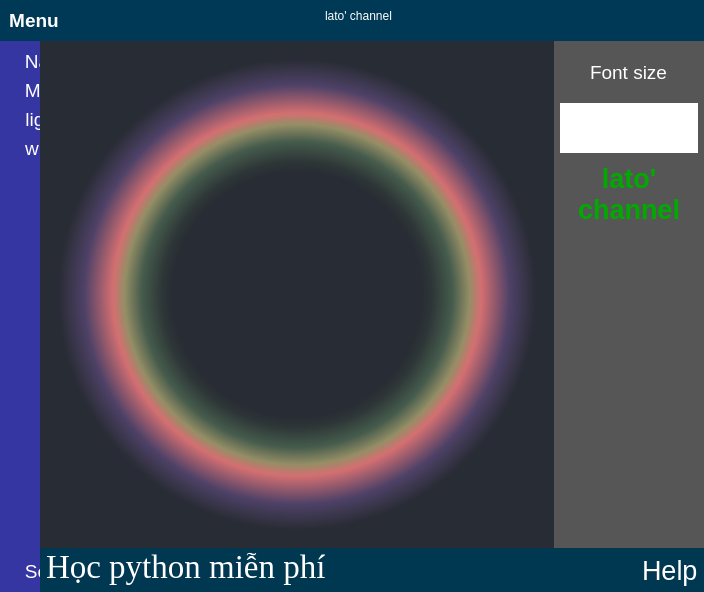
<?xml version="1.0" encoding="UTF-8"?>
<ui version="4.0">
 <class>MainWindow</class>
 <widget class="QMainWindow" name="MainWindow">
  <property name="geometry">
   <rect>
    <x>0</x>
    <y>0</y>
    <width>704</width>
    <height>592</height>
   </rect>
  </property>
  <property name="windowTitle">
   <string>MainWindow</string>
  </property>
  <property name="styleSheet">
   <string notr="true">border: none;</string>
  </property>
  <widget class="QWidget" name="centralwidget">
   <property name="styleSheet">
    <string notr="true">background-color: rgb(40, 44, 52);</string>
   </property>
   <layout class="QVBoxLayout" name="verticalLayout">
    <property name="spacing">
     <number>0</number>
    </property>
    <property name="leftMargin">
     <number>0</number>
    </property>
    <property name="topMargin">
     <number>0</number>
    </property>
    <property name="rightMargin">
     <number>0</number>
    </property>
    <property name="bottomMargin">
     <number>0</number>
    </property>
    <item>
     <widget class="QFrame" name="frame">
      <property name="sizePolicy">
       <sizepolicy hsizetype="Preferred" vsizetype="Minimum">
        <horstretch>0</horstretch>
        <verstretch>0</verstretch>
       </sizepolicy>
      </property>
      <property name="font">
       <font>
        <family>Times New Roman</family>
        <pointsize>20</pointsize>
       </font>
      </property>
      <property name="mouseTracking">
       <bool>false</bool>
      </property>
      <property name="contextMenuPolicy">
       <enum>Qt::DefaultContextMenu</enum>
      </property>
      <property name="styleSheet">
       <string notr="true">background-color: rgb(0, 57, 86);</string>
      </property>
      <property name="frameShape">
       <enum>QFrame::StyledPanel</enum>
      </property>
      <property name="frameShadow">
       <enum>QFrame::Raised</enum>
      </property>
      <layout class="QHBoxLayout" name="horizontalLayout">
       <property name="spacing">
        <number>0</number>
       </property>
       <property name="leftMargin">
        <number>0</number>
       </property>
       <property name="topMargin">
        <number>0</number>
       </property>
       <property name="rightMargin">
        <number>0</number>
       </property>
       <property name="bottomMargin">
        <number>0</number>
       </property>
       <item alignment="Qt::AlignLeft|Qt::AlignTop">
        <widget class="QFrame" name="frame_4">
         <property name="frameShape">
          <enum>QFrame::StyledPanel</enum>
         </property>
         <property name="frameShadow">
          <enum>QFrame::Raised</enum>
         </property>
         <layout class="QHBoxLayout" name="horizontalLayout_4">
          <item>
           <widget class="QPushButton" name="pushButton_4">
            <property name="font">
             <font>
              <pointsize>14</pointsize>
              <bold>true</bold>
             </font>
            </property>
            <property name="mouseTracking">
             <bool>false</bool>
            </property>
            <property name="styleSheet">
             <string notr="true">color: rgb(255, 255, 255);</string>
            </property>
            <property name="text">
             <string>Menu</string>
            </property>
            <property name="icon">
             <iconset resource="image.qrc">
              <normaloff>:/icon/icons/cil-menu.png</normaloff>:/icon/icons/cil-menu.png</iconset>
            </property>
            <property name="iconSize">
             <size>
              <width>25</width>
              <height>25</height>
             </size>
            </property>
           </widget>
          </item>
         </layout>
        </widget>
       </item>
       <item alignment="Qt::AlignHCenter|Qt::AlignTop">
        <widget class="QFrame" name="frame_5">
         <property name="frameShape">
          <enum>QFrame::StyledPanel</enum>
         </property>
         <property name="frameShadow">
          <enum>QFrame::Raised</enum>
         </property>
         <layout class="QHBoxLayout" name="horizontalLayout_3">
          <item alignment="Qt::AlignLeft">
           <widget class="QLabel" name="label">
            <property name="text">
             <string/>
            </property>
            <property name="pixmap">
             <pixmap>:/pics/cil-people.png</pixmap>
            </property>
           </widget>
          </item>
          <item>
           <widget class="QLabel" name="label_2">
            <property name="styleSheet">
             <string notr="true">color: rgb(255, 255, 255);
font: 20pt &quot;Segoe UI&quot;;</string>
            </property>
            <property name="text">
             <string>lato' channel</string>
            </property>
           </widget>
          </item>
         </layout>
        </widget>
       </item>
       <item alignment="Qt::AlignRight|Qt::AlignTop">
        <widget class="QFrame" name="frame_6">
         <property name="maximumSize">
          <size>
           <width>207</width>
           <height>159</height>
          </size>
         </property>
         <property name="styleSheet">
          <string notr="true">border{none}
</string>
         </property>
         <property name="frameShape">
          <enum>QFrame::StyledPanel</enum>
         </property>
         <property name="frameShadow">
          <enum>QFrame::Raised</enum>
         </property>
         <layout class="QHBoxLayout" name="horizontalLayout_2">
          <property name="spacing">
           <number>6</number>
          </property>
          <property name="leftMargin">
           <number>0</number>
          </property>
          <property name="topMargin">
           <number>9</number>
          </property>
          <property name="rightMargin">
           <number>6</number>
          </property>
          <property name="bottomMargin">
           <number>0</number>
          </property>
          <item>
           <widget class="QPushButton" name="pushButton">
            <property name="minimumSize">
             <size>
              <width>24</width>
              <height>24</height>
             </size>
            </property>
            <property name="maximumSize">
             <size>
              <width>61</width>
              <height>24</height>
             </size>
            </property>
            <property name="autoFillBackground">
             <bool>false</bool>
            </property>
            <property name="styleSheet">
             <string notr="true">QPushButton#pushButton {
    color: rgb(255, 255, 255);
}
QPushButton#pushButton:hover {
    background-color: rgb(0, 0, 150);
}

QPushButton#pushButton:pressed {
    background-color: rgb(0, 20, 163);     
}</string>
            </property>
            <property name="text">
             <string/>
            </property>
            <property name="icon">
             <iconset resource="image.qrc">
              <normaloff>:/icon/icons/cil-minus.png</normaloff>:/icon/icons/cil-minus.png</iconset>
            </property>
            <property name="iconSize">
             <size>
              <width>25</width>
              <height>25</height>
             </size>
            </property>
           </widget>
          </item>
          <item>
           <widget class="QPushButton" name="pushButton_2">
            <property name="minimumSize">
             <size>
              <width>24</width>
              <height>24</height>
             </size>
            </property>
            <property name="maximumSize">
             <size>
              <width>62</width>
              <height>24</height>
             </size>
            </property>
            <property name="styleSheet">
             <string notr="true">QPushButton#pushButton_2 {
    color: rgb(255, 255, 255);
}
QPushButton#pushButton_2:hover {
    background-color: rgb(0, 0, 150);
}

QPushButton#pushButton_2:pressed {
    background-color: rgb(0, 20, 163);     
}</string>
            </property>
            <property name="text">
             <string/>
            </property>
            <property name="icon">
             <iconset resource="image.qrc">
              <normaloff>:/icon/icons/cil-window-restore.png</normaloff>:/icon/icons/cil-window-restore.png</iconset>
            </property>
            <property name="iconSize">
             <size>
              <width>25</width>
              <height>25</height>
             </size>
            </property>
           </widget>
          </item>
          <item>
           <widget class="QPushButton" name="pushButton_3">
            <property name="enabled">
             <bool>true</bool>
            </property>
            <property name="minimumSize">
             <size>
              <width>24</width>
              <height>24</height>
             </size>
            </property>
            <property name="maximumSize">
             <size>
              <width>61</width>
              <height>24</height>
             </size>
            </property>
            <property name="mouseTracking">
             <bool>true</bool>
            </property>
            <property name="layoutDirection">
             <enum>Qt::LeftToRight</enum>
            </property>
            <property name="styleSheet">
             <string notr="true">QPushButton#pushButton_3 {
    color: rgb(255, 255, 255);
}
QPushButton#pushButton_3:hover {
    background-color: rgb(255, 0, 0);
}

QPushButton#pushButton_3:pressed {
    background-color: rgb(0, 20, 163);     
}</string>
            </property>
            <property name="text">
             <string/>
            </property>
            <property name="icon">
             <iconset resource="image.qrc">
              <normaloff>:/icon/icons/cil-x.png</normaloff>:/icon/icons/cil-x.png</iconset>
            </property>
            <property name="iconSize">
             <size>
              <width>25</width>
              <height>25</height>
             </size>
            </property>
           </widget>
          </item>
         </layout>
        </widget>
       </item>
      </layout>
     </widget>
    </item>
    <item>
     <widget class="QFrame" name="frame_2">
      <property name="sizePolicy">
       <sizepolicy hsizetype="Preferred" vsizetype="Expanding">
        <horstretch>0</horstretch>
        <verstretch>0</verstretch>
       </sizepolicy>
      </property>
      <property name="minimumSize">
       <size>
        <width>40</width>
        <height>0</height>
       </size>
      </property>
      <property name="mouseTracking">
       <bool>false</bool>
      </property>
      <property name="frameShape">
       <enum>QFrame::StyledPanel</enum>
      </property>
      <property name="frameShadow">
       <enum>QFrame::Raised</enum>
      </property>
      <layout class="QHBoxLayout" name="horizontalLayout_8">
       <property name="spacing">
        <number>0</number>
       </property>
       <property name="leftMargin">
        <number>0</number>
       </property>
       <property name="topMargin">
        <number>0</number>
       </property>
       <property name="rightMargin">
        <number>0</number>
       </property>
       <property name="bottomMargin">
        <number>0</number>
       </property>
       <item>
        <widget class="QFrame" name="frame_9">
         <property name="sizePolicy">
          <sizepolicy hsizetype="Minimum" vsizetype="Preferred">
           <horstretch>0</horstretch>
           <verstretch>0</verstretch>
          </sizepolicy>
         </property>
         <property name="minimumSize">
          <size>
           <width>0</width>
           <height>0</height>
          </size>
         </property>
         <property name="maximumSize">
          <size>
           <width>40</width>
           <height>16777215</height>
          </size>
         </property>
         <property name="styleSheet">
          <string notr="true">background-color: rgb(54, 54, 163);</string>
         </property>
         <property name="frameShape">
          <enum>QFrame::StyledPanel</enum>
         </property>
         <property name="frameShadow">
          <enum>QFrame::Raised</enum>
         </property>
         <layout class="QVBoxLayout" name="verticalLayout_3">
          <property name="spacing">
           <number>0</number>
          </property>
          <property name="leftMargin">
           <number>0</number>
          </property>
          <property name="topMargin">
           <number>0</number>
          </property>
          <property name="rightMargin">
           <number>0</number>
          </property>
          <property name="bottomMargin">
           <number>0</number>
          </property>
          <item>
           <widget class="QFrame" name="frame_12">
            <property name="minimumSize">
             <size>
              <width>220</width>
              <height>0</height>
             </size>
            </property>
            <property name="maximumSize">
             <size>
              <width>220</width>
              <height>16777215</height>
             </size>
            </property>
            <property name="frameShape">
             <enum>QFrame::StyledPanel</enum>
            </property>
            <property name="frameShadow">
             <enum>QFrame::Raised</enum>
            </property>
            <layout class="QVBoxLayout" name="verticalLayout_2">
             <property name="spacing">
              <number>0</number>
             </property>
             <property name="leftMargin">
              <number>0</number>
             </property>
             <property name="topMargin">
              <number>0</number>
             </property>
             <property name="rightMargin">
              <number>0</number>
             </property>
             <property name="bottomMargin">
              <number>0</number>
             </property>
             <item alignment="Qt::AlignLeft|Qt::AlignTop">
              <widget class="QFrame" name="frame_7">
               <property name="frameShape">
                <enum>QFrame::StyledPanel</enum>
               </property>
               <property name="frameShadow">
                <enum>QFrame::Raised</enum>
               </property>
               <layout class="QVBoxLayout" name="verticalLayout_4">
                <item alignment="Qt::AlignLeft">
                 <widget class="QPushButton" name="pushButton_5">
                  <property name="font">
                   <font>
                    <pointsize>14</pointsize>
                   </font>
                  </property>
                  <property name="toolTip">
                   <string>&lt;html&gt;&lt;head/&gt;&lt;body&gt;&lt;p&gt;&lt;span style=&quot; font-size:20pt; color:#ffffff;&quot;&gt;navigate&lt;/span&gt;&lt;/p&gt;&lt;/body&gt;&lt;/html&gt;</string>
                  </property>
                  <property name="styleSheet">
                   <string notr="true">QPushButton#pushButton_5 {
    color: rgb(255, 255, 255);
}
QPushButton#pushButton_5:hover {
    background-color: rgb(0, 54, 163);
}

QPushButton#pushButton_5:pressed {
    background-color: rgb(0, 20, 163);     
}</string>
                  </property>
                  <property name="text">
                   <string>   Navigate</string>
                  </property>
                  <property name="icon">
                   <iconset resource="image.qrc">
                    <normaloff>:/icon/icons/cil-cursor.png</normaloff>:/icon/icons/cil-cursor.png</iconset>
                  </property>
                  <property name="iconSize">
                   <size>
                    <width>25</width>
                    <height>25</height>
                   </size>
                  </property>
                 </widget>
                </item>
                <item alignment="Qt::AlignLeft">
                 <widget class="QPushButton" name="pushButton_6">
                  <property name="font">
                   <font>
                    <pointsize>14</pointsize>
                   </font>
                  </property>
                  <property name="toolTip">
                   <string>&lt;html&gt;&lt;head/&gt;&lt;body&gt;&lt;p&gt;&lt;span style=&quot; font-size:20pt; color:#ffffff;&quot;&gt;mail&lt;/span&gt;&lt;/p&gt;&lt;/body&gt;&lt;/html&gt;</string>
                  </property>
                  <property name="styleSheet">
                   <string notr="true">QPushButton#pushButton_6 {
    color: rgb(255, 255, 255);
}
QPushButton#pushButton_6:hover {
    background-color: rgb(0, 54, 163);
}

QPushButton#pushButton_6:pressed {
    background-color: rgb(0, 20, 163);     
}
</string>
                  </property>
                  <property name="text">
                   <string>   Mail</string>
                  </property>
                  <property name="icon">
                   <iconset resource="image.qrc">
                    <normaloff>:/icon/icons/cil-camera.png</normaloff>:/icon/icons/cil-camera.png</iconset>
                  </property>
                  <property name="iconSize">
                   <size>
                    <width>25</width>
                    <height>25</height>
                   </size>
                  </property>
                 </widget>
                </item>
                <item alignment="Qt::AlignLeft">
                 <widget class="QPushButton" name="pushButton_7">
                  <property name="font">
                   <font>
                    <pointsize>14</pointsize>
                   </font>
                  </property>
                  <property name="toolTip">
                   <string>&lt;html&gt;&lt;head/&gt;&lt;body&gt;&lt;p&gt;&lt;img src=&quot;:/icon/icons/cil-trash.png&quot;/&gt;&lt;span style=&quot; font-size:20pt; color:#ffffff;&quot;&gt;trash bin&lt;/span&gt;&lt;/p&gt;&lt;/body&gt;&lt;/html&gt;</string>
                  </property>
                  <property name="styleSheet">
                   <string notr="true">QPushButton#pushButton_7 {
    color: rgb(255, 255, 255);
}
QPushButton#pushButton_7:hover {
    background-color: rgb(0, 54, 163);
}

QPushButton#pushButton_7:pressed {
    background-color: rgb(0, 20, 163);     
}</string>
                  </property>
                  <property name="text">
                   <string>   light of the night</string>
                  </property>
                  <property name="icon">
                   <iconset resource="image.qrc">
                    <normaloff>:/icon/icons/cil-trash.png</normaloff>:/icon/icons/cil-trash.png</iconset>
                  </property>
                  <property name="iconSize">
                   <size>
                    <width>25</width>
                    <height>25</height>
                   </size>
                  </property>
                 </widget>
                </item>
                <item alignment="Qt::AlignLeft">
                 <widget class="QPushButton" name="pushButton_8">
                  <property name="font">
                   <font>
                    <pointsize>14</pointsize>
                   </font>
                  </property>
                  <property name="toolTip">
                   <string>&lt;html&gt;&lt;head/&gt;&lt;body&gt;&lt;p&gt;&lt;img src=&quot;:/background/pics/anh dep.jpg&quot;/&gt;&lt;span style=&quot; font-size:28pt; color:#ffffff;&quot;&gt;wifi chùa&lt;/span&gt;&lt;/p&gt;&lt;/body&gt;&lt;/html&gt;</string>
                  </property>
                  <property name="styleSheet">
                   <string notr="true">QPushButton#pushButton_8 {
    color: rgb(255, 255, 255);
}
QPushButton#pushButton_8:hover {
    background-color: rgb(0, 54, 163);
}

QPushButton#pushButton_8:pressed {
    background-color: rgb(0, 20, 163);     
}</string>
                  </property>
                  <property name="text">
                   <string>   wifi</string>
                  </property>
                  <property name="icon">
                   <iconset resource="image.qrc">
                    <normaloff>:/icon/icons/cil-rss.png</normaloff>:/icon/icons/cil-rss.png</iconset>
                  </property>
                  <property name="iconSize">
                   <size>
                    <width>25</width>
                    <height>25</height>
                   </size>
                  </property>
                 </widget>
                </item>
               </layout>
              </widget>
             </item>
             <item alignment="Qt::AlignLeft|Qt::AlignBottom">
              <widget class="QFrame" name="frame_8">
               <property name="frameShape">
                <enum>QFrame::StyledPanel</enum>
               </property>
               <property name="frameShadow">
                <enum>QFrame::Raised</enum>
               </property>
               <layout class="QVBoxLayout" name="verticalLayout_5">
                <item>
                 <widget class="QPushButton" name="pushButton_9">
                  <property name="font">
                   <font>
                    <pointsize>14</pointsize>
                   </font>
                  </property>
                  <property name="styleSheet">
                   <string notr="true">color: rgb(255, 255, 255);</string>
                  </property>
                  <property name="text">
                   <string>   Setting</string>
                  </property>
                  <property name="icon">
                   <iconset resource="image.qrc">
                    <normaloff>:/icon/icons/cil-settings.png</normaloff>:/icon/icons/cil-settings.png</iconset>
                  </property>
                  <property name="iconSize">
                   <size>
                    <width>25</width>
                    <height>25</height>
                   </size>
                  </property>
                 </widget>
                </item>
               </layout>
              </widget>
             </item>
            </layout>
           </widget>
          </item>
         </layout>
        </widget>
       </item>
       <item>
        <widget class="QFrame" name="frame_3">
         <property name="frameShape">
          <enum>QFrame::StyledPanel</enum>
         </property>
         <property name="frameShadow">
          <enum>QFrame::Raised</enum>
         </property>
         <layout class="QVBoxLayout" name="verticalLayout_6">
          <property name="spacing">
           <number>0</number>
          </property>
          <property name="leftMargin">
           <number>0</number>
          </property>
          <property name="topMargin">
           <number>0</number>
          </property>
          <property name="rightMargin">
           <number>0</number>
          </property>
          <property name="bottomMargin">
           <number>0</number>
          </property>
          <item>
           <widget class="QFrame" name="frame_10">
            <property name="sizePolicy">
             <sizepolicy hsizetype="Expanding" vsizetype="Expanding">
              <horstretch>0</horstretch>
              <verstretch>0</verstretch>
             </sizepolicy>
            </property>
            <property name="frameShape">
             <enum>QFrame::StyledPanel</enum>
            </property>
            <property name="frameShadow">
             <enum>QFrame::Raised</enum>
            </property>
            <layout class="QHBoxLayout" name="horizontalLayout_6">
             <property name="spacing">
              <number>0</number>
             </property>
             <property name="leftMargin">
              <number>0</number>
             </property>
             <property name="topMargin">
              <number>0</number>
             </property>
             <property name="rightMargin">
              <number>0</number>
             </property>
             <property name="bottomMargin">
              <number>0</number>
             </property>
             <item>
              <widget class="QFrame" name="frame_15">
               <property name="sizePolicy">
                <sizepolicy hsizetype="Expanding" vsizetype="Preferred">
                 <horstretch>0</horstretch>
                 <verstretch>0</verstretch>
                </sizepolicy>
               </property>
               <property name="frameShape">
                <enum>QFrame::StyledPanel</enum>
               </property>
               <property name="frameShadow">
                <enum>QFrame::Raised</enum>
               </property>
               <layout class="QHBoxLayout" name="horizontalLayout_9">
                <item>
                 <widget class="QStackedWidget" name="stackedWidget">
                  <property name="sizePolicy">
                   <sizepolicy hsizetype="Preferred" vsizetype="Preferred">
                    <horstretch>0</horstretch>
                    <verstretch>0</verstretch>
                   </sizepolicy>
                  </property>
                  <property name="currentIndex">
                   <number>0</number>
                  </property>
                  <widget class="QWidget" name="page">
                   <layout class="QVBoxLayout" name="verticalLayout_10">
                    <item>
                     <widget class="QTextEdit" name="textEdit_4">
                      <property name="font">
                       <font>
                        <family>Times New Roman</family>
                        <pointsize>20</pointsize>
                       </font>
                      </property>
                      <property name="styleSheet">
                       <string notr="true">background-color: qradialgradient(spread:pad, cx:0.5, cy:0.5, radius:0.5, fx:0.5, fy:0.5, stop:0 rgba(0, 0, 0, 0), stop:0.52 rgba(0, 0, 0, 0), stop:0.565 rgba(82, 121, 76, 33), stop:0.65 rgba(159, 235, 148, 64), stop:0.721925 rgba(255, 238, 150, 129), stop:0.77 rgba(255, 128, 128, 204), stop:0.89 rgba(191, 128, 255, 64), stop:1 rgba(0, 0, 0, 0));</string>
                      </property>
                      <property name="html">
                       <string>&lt;!DOCTYPE HTML PUBLIC &quot;-//W3C//DTD HTML 4.0//EN&quot; &quot;http://www.w3.org/TR/REC-html40/strict.dtd&quot;&gt;
&lt;html&gt;&lt;head&gt;&lt;meta name=&quot;qrichtext&quot; content=&quot;1&quot; /&gt;&lt;meta charset=&quot;utf-8&quot; /&gt;&lt;style type=&quot;text/css&quot;&gt;
p, li { white-space: pre-wrap; }
&lt;/style&gt;&lt;/head&gt;&lt;body style=&quot; font-family:'Times New Roman'; font-size:20pt; font-weight:400; font-style:normal;&quot;&gt;
&lt;p style=&quot;-qt-paragraph-type:empty; margin-top:0px; margin-bottom:0px; margin-left:0px; margin-right:0px; -qt-block-indent:0; text-indent:0px; font-size:5pt;&quot;&gt;&lt;br /&gt;&lt;/p&gt;&lt;/body&gt;&lt;/html&gt;</string>
                      </property>
                     </widget>
                    </item>
                   </layout>
                  </widget>
                  <widget class="QWidget" name="page_2">
                   <widget class="QLabel" name="label_8">
                    <property name="geometry">
                     <rect>
                      <x>110</x>
                      <y>100</y>
                      <width>211</width>
                      <height>241</height>
                     </rect>
                    </property>
                    <property name="font">
                     <font>
                      <pointsize>30</pointsize>
                     </font>
                    </property>
                    <property name="text">
                     <string>page 2</string>
                    </property>
                   </widget>
                  </widget>
                  <widget class="QWidget" name="page_3">
                   <widget class="QLabel" name="label_7">
                    <property name="geometry">
                     <rect>
                      <x>120</x>
                      <y>90</y>
                      <width>211</width>
                      <height>241</height>
                     </rect>
                    </property>
                    <property name="font">
                     <font>
                      <pointsize>30</pointsize>
                     </font>
                    </property>
                    <property name="text">
                     <string>page 3</string>
                    </property>
                   </widget>
                  </widget>
                  <widget class="QWidget" name="page_4">
                   <widget class="QLabel" name="label_5">
                    <property name="geometry">
                     <rect>
                      <x>70</x>
                      <y>70</y>
                      <width>211</width>
                      <height>241</height>
                     </rect>
                    </property>
                    <property name="font">
                     <font>
                      <pointsize>30</pointsize>
                     </font>
                    </property>
                    <property name="text">
                     <string>page 4</string>
                    </property>
                   </widget>
                  </widget>
                 </widget>
                </item>
               </layout>
              </widget>
             </item>
             <item>
              <widget class="QFrame" name="frame_16">
               <property name="sizePolicy">
                <sizepolicy hsizetype="Minimum" vsizetype="Preferred">
                 <horstretch>0</horstretch>
                 <verstretch>0</verstretch>
                </sizepolicy>
               </property>
               <property name="minimumSize">
                <size>
                 <width>0</width>
                 <height>0</height>
                </size>
               </property>
               <property name="maximumSize">
                <size>
                 <width>150</width>
                 <height>16777215</height>
                </size>
               </property>
               <property name="styleSheet">
                <string notr="true">background-color: rgb(86, 86, 86);</string>
               </property>
               <property name="frameShape">
                <enum>QFrame::StyledPanel</enum>
               </property>
               <property name="frameShadow">
                <enum>QFrame::Raised</enum>
               </property>
               <layout class="QVBoxLayout" name="verticalLayout_9">
                <property name="spacing">
                 <number>6</number>
                </property>
                <property name="leftMargin">
                 <number>6</number>
                </property>
                <property name="topMargin">
                 <number>6</number>
                </property>
                <property name="rightMargin">
                 <number>6</number>
                </property>
                <property name="bottomMargin">
                 <number>6</number>
                </property>
                <item alignment="Qt::AlignHCenter">
                 <widget class="QLabel" name="label_6">
                  <property name="maximumSize">
                   <size>
                    <width>16777215</width>
                    <height>50</height>
                   </size>
                  </property>
                  <property name="font">
                   <font>
                    <pointsize>14</pointsize>
                   </font>
                  </property>
                  <property name="styleSheet">
                   <string notr="true">color: rgb(255, 255, 255);</string>
                  </property>
                  <property name="text">
                   <string>Font size</string>
                  </property>
                 </widget>
                </item>
                <item>
                 <widget class="QTextEdit" name="textEdit_2">
                  <property name="maximumSize">
                   <size>
                    <width>16777215</width>
                    <height>50</height>
                   </size>
                  </property>
                  <property name="styleSheet">
                   <string notr="true">background-color: rgb(255, 255, 255);</string>
                  </property>
                 </widget>
                </item>
                <item>
                 <widget class="QTextEdit" name="textEdit">
                  <property name="sizePolicy">
                   <sizepolicy hsizetype="Preferred" vsizetype="Preferred">
                    <horstretch>0</horstretch>
                    <verstretch>0</verstretch>
                   </sizepolicy>
                  </property>
                  <property name="toolTip">
                   <string>&lt;html&gt;&lt;head/&gt;&lt;body&gt;&lt;p&gt;&lt;img src=&quot;:/image/anh dep.jpg&quot;/&gt;&lt;span style=&quot; font-size:20pt; color:#ffffff;&quot;&gt;dsdfsdfdsf&lt;/span&gt;&lt;/p&gt;&lt;/body&gt;&lt;/html&gt;</string>
                  </property>
                  <property name="styleSheet">
                   <string notr="true">color: rgb(0, 170, 0);</string>
                  </property>
                  <property name="html">
                   <string>&lt;!DOCTYPE HTML PUBLIC &quot;-//W3C//DTD HTML 4.0//EN&quot; &quot;http://www.w3.org/TR/REC-html40/strict.dtd&quot;&gt;
&lt;html&gt;&lt;head&gt;&lt;meta name=&quot;qrichtext&quot; content=&quot;1&quot; /&gt;&lt;meta charset=&quot;utf-8&quot; /&gt;&lt;style type=&quot;text/css&quot;&gt;
p, li { white-space: pre-wrap; }
&lt;/style&gt;&lt;/head&gt;&lt;body style=&quot; font-family:'Segoe UI'; font-size:9pt; font-weight:400; font-style:normal;&quot;&gt;
&lt;p align=&quot;center&quot; style=&quot; margin-top:0px; margin-bottom:0px; margin-left:0px; margin-right:0px; -qt-block-indent:0; text-indent:0px;&quot;&gt;&lt;span style=&quot; font-size:20pt; font-weight:700;&quot;&gt;lato' channel&lt;/span&gt;&lt;/p&gt;&lt;/body&gt;&lt;/html&gt;</string>
                  </property>
                 </widget>
                </item>
               </layout>
              </widget>
             </item>
            </layout>
           </widget>
          </item>
          <item>
           <widget class="QFrame" name="frame_11">
            <property name="sizePolicy">
             <sizepolicy hsizetype="Preferred" vsizetype="Minimum">
              <horstretch>0</horstretch>
              <verstretch>0</verstretch>
             </sizepolicy>
            </property>
            <property name="styleSheet">
             <string notr="true">background-color: rgb(0, 55, 81);</string>
            </property>
            <property name="frameShape">
             <enum>QFrame::StyledPanel</enum>
            </property>
            <property name="frameShadow">
             <enum>QFrame::Raised</enum>
            </property>
            <layout class="QHBoxLayout" name="horizontalLayout_5">
             <property name="spacing">
              <number>0</number>
             </property>
             <property name="leftMargin">
              <number>0</number>
             </property>
             <property name="topMargin">
              <number>0</number>
             </property>
             <property name="rightMargin">
              <number>0</number>
             </property>
             <property name="bottomMargin">
              <number>0</number>
             </property>
             <item>
              <widget class="QFrame" name="frame_14">
               <property name="sizePolicy">
                <sizepolicy hsizetype="Expanding" vsizetype="Preferred">
                 <horstretch>0</horstretch>
                 <verstretch>0</verstretch>
                </sizepolicy>
               </property>
               <property name="frameShape">
                <enum>QFrame::StyledPanel</enum>
               </property>
               <property name="frameShadow">
                <enum>QFrame::Raised</enum>
               </property>
               <layout class="QVBoxLayout" name="verticalLayout_7">
                <property name="spacing">
                 <number>0</number>
                </property>
                <property name="leftMargin">
                 <number>6</number>
                </property>
                <property name="topMargin">
                 <number>0</number>
                </property>
                <property name="rightMargin">
                 <number>0</number>
                </property>
                <property name="bottomMargin">
                 <number>6</number>
                </property>
                <item alignment="Qt::AlignBottom">
                 <widget class="QLabel" name="label_3">
                  <property name="font">
                   <font>
                    <family>Times New Roman</family>
                    <pointsize>25</pointsize>
                   </font>
                  </property>
                  <property name="styleSheet">
                   <string notr="true">color: rgb(255, 255, 255);</string>
                  </property>
                  <property name="text">
                   <string>Học python miễn phí</string>
                  </property>
                 </widget>
                </item>
               </layout>
              </widget>
             </item>
             <item alignment="Qt::AlignRight|Qt::AlignBottom">
              <widget class="QFrame" name="frame_13">
               <property name="frameShape">
                <enum>QFrame::StyledPanel</enum>
               </property>
               <property name="frameShadow">
                <enum>QFrame::Raised</enum>
               </property>
               <layout class="QVBoxLayout" name="verticalLayout_8">
                <property name="spacing">
                 <number>0</number>
                </property>
                <property name="leftMargin">
                 <number>0</number>
                </property>
                <property name="topMargin">
                 <number>0</number>
                </property>
                <property name="rightMargin">
                 <number>6</number>
                </property>
                <property name="bottomMargin">
                 <number>6</number>
                </property>
                <item>
                 <widget class="QLabel" name="label_4">
                  <property name="font">
                   <font>
                    <pointsize>20</pointsize>
                   </font>
                  </property>
                  <property name="styleSheet">
                   <string notr="true">color: rgb(255, 255, 255);</string>
                  </property>
                  <property name="text">
                   <string>Help</string>
                  </property>
                 </widget>
                </item>
               </layout>
              </widget>
             </item>
            </layout>
           </widget>
          </item>
         </layout>
        </widget>
       </item>
      </layout>
     </widget>
    </item>
   </layout>
  </widget>
 </widget>
 <resources>
  <include location="image.qrc"/>
 </resources>
 <connections/>
</ui>
